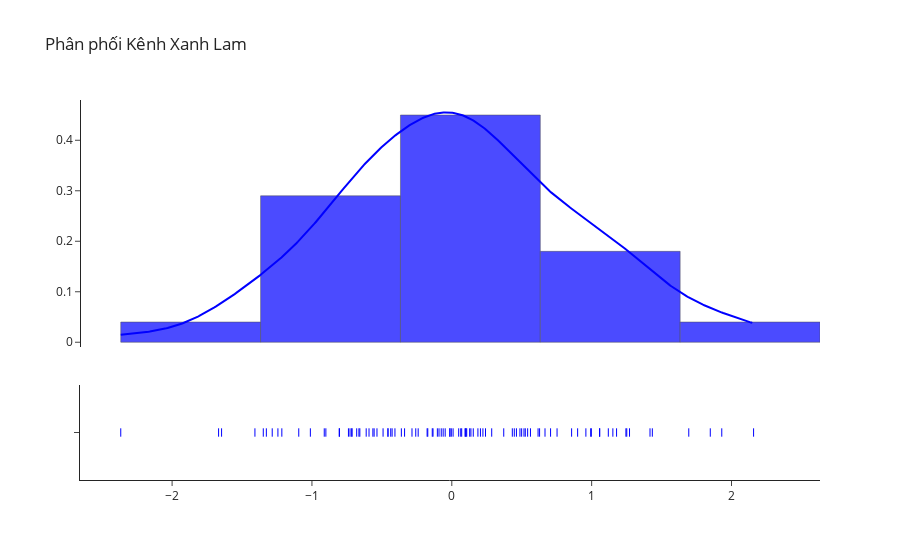

Notebook source saved alongside this figure:
### Markdown cell above
Phân phối Kênh Xanh Lam

### Code cell
import numpy as np

# Replace this line with your actual blue channel data
blue_values = np.random.randn(100)

# Rest of your code remains the same
fig = ff.create_distplot([blue_values], group_labels=["B"], colors=["blue"])
fig.update_layout(showlegend=False, template="simple_white")
fig.update_layout(title_text="Phân phối Kênh Xanh Lam")
fig.data[0].marker.line.color = 'rgb(0, 0, 0)'
fig.data[0].marker.line.width = 0.5
fig

### Figure 1 — Plotly figure (JSON) as saved in the notebook; plotly's stock layout.template omitted (floating-point values rounded to 4 significant figures; data arrays with more than 128 entries replaced by an {"elided": "..."} marker saying what was removed)
{"data": [{"autobinx": false, "histnorm": "probability density", "legendgroup": "B", "marker": {"color": "blue", "line": {"color": "rgb(0, 0, 0)", "width": 0.5}}, "name": "B", "opacity": 0.7, "x": [1.434, 0.09451, -0.7391, 0.4328, 0.009273, -0.7159, -1.094, -0.2577, 1.848, -0.6575, -0.4559, 1.245, -0.912, -1.215, 0.3714, -0.7131, 1.694, 0.4873, -0.1342, -1.348, 0.2049, 0.2854, 0.4995, -2.367, 0.8567, -1.408, 0.6665, -0.3606, -0.6801, 1.057, -0.3377, 0.6277, -0.5553, 2.158, -0.4066, -1.011, -0.4569, -0.5919, -0.8051, -0.1717, -0.535, 0.1011, 0.516, 0.07081, 0.1867, -1.326, 0.7526, 1.93, -0.4915, -0.1032, -0.7277, -0.2847, 0.5256, -0.06181, 1.178, -0.01402, -1.668, -0.0136, 0.04925, -0.8033, -0.5643, 0.5422, -1.646, -0.09145, 0.4469, 0.1278, -0.9005, -0.003469, 0.4622, -1.284, 1.058, 1.119, 0.1535, -0.6641, 0.2224, -0.1398, 1.152, 0.8998, -0.1765, 0.1066, 0.7063, 0.1367, -1.243, 0.06377, -0.2404, 1.271, 0.09896, 0.6169, 0.9588, -0.4367, 0.2411, 1.251, 0.9932, -0.04729, 0.5626, -0.6122, 0.9977, 1.417, -0.4268, -0.07555], "xaxis": "x", "xbins": {"end": 2.158, "size": 1, "start": -2.367}, "yaxis": "y", "type": "histogram"}, {"legendgroup": "B", "marker": {"color": "blue"}, "mode": "lines", "name": "B", "showlegend": false, "x": {"elided": "500 float values"}, "xaxis": "x", "y": {"elided": "500 float values"}, "yaxis": "y", "type": "scatter"}, {"legendgroup": "B", "marker": {"color": "blue", "symbol": "line-ns-open"}, "mode": "markers", "name": "B", "showlegend": false, "x": [1.434, 0.09451, -0.7391, 0.4328, 0.009273, -0.7159, -1.094, -0.2577, 1.848, -0.6575, -0.4559, 1.245, -0.912, -1.215, 0.3714, -0.7131, 1.694, 0.4873, -0.1342, -1.348, 0.2049, 0.2854, 0.4995, -2.367, 0.8567, -1.408, 0.6665, -0.3606, -0.6801, 1.057, -0.3377, 0.6277, -0.5553, 2.158, -0.4066, -1.011, -0.4569, -0.5919, -0.8051, -0.1717, -0.535, 0.1011, 0.516, 0.07081, 0.1867, -1.326, 0.7526, 1.93, -0.4915, -0.1032, -0.7277, -0.2847, 0.5256, -0.06181, 1.178, -0.01402, -1.668, -0.0136, 0.04925, -0.8033, -0.5643, 0.5422, -1.646, -0.09145, 0.4469, 0.1278, -0.9005, -0.003469, 0.4622, -1.284, 1.058, 1.119, 0.1535, -0.6641, 0.2224, -0.1398, 1.152, 0.8998, -0.1765, 0.1066, 0.7063, 0.1367, -1.243, 0.06377, -0.2404, 1.271, 0.09896, 0.6169, 0.9588, -0.4367, 0.2411, 1.251, 0.9932, -0.04729, 0.5626, -0.6122, 0.9977, 1.417, -0.4268, -0.07555], "xaxis": "x", "y": ["B", "B", "B", "B", "B", "B", "B", "B", "B", "B", "B", "B", "B", "B", "B", "B", "B", "B", "B", "B", "B", "B", "B", "B", "B", "B", "B", "B", "B", "B", "B", "B", "B", "B", "B", "B", "B", "B", "B", "B", "B", "B", "B", "B", "B", "B", "B", "B", "B", "B", "B", "B", "B", "B", "B", "B", "B", "B", "B", "B", "B", "B", "B", "B", "B", "B", "B", "B", "B", "B", "B", "B", "B", "B", "B", "B", "B", "B", "B", "B", "B", "B", "B", "B", "B", "B", "B", "B", "B", "B", "B", "B", "B", "B", "B", "B", "B", "B", "B", "B"], "yaxis": "y2", "type": "scatter"}], "layout": {"barmode": "overlay", "hovermode": "closest", "legend": {"traceorder": "reversed"}, "xaxis": {"anchor": "y2", "domain": [0, 1], "zeroline": false}, "yaxis": {"anchor": "free", "domain": [0.35, 1], "position": 0}, "yaxis2": {"anchor": "x", "domain": [0, 0.25], "dtick": 1, "showticklabels": false}, "showlegend": false, "title": {"text": "Phân phối Kênh Xanh Lam"}}}
